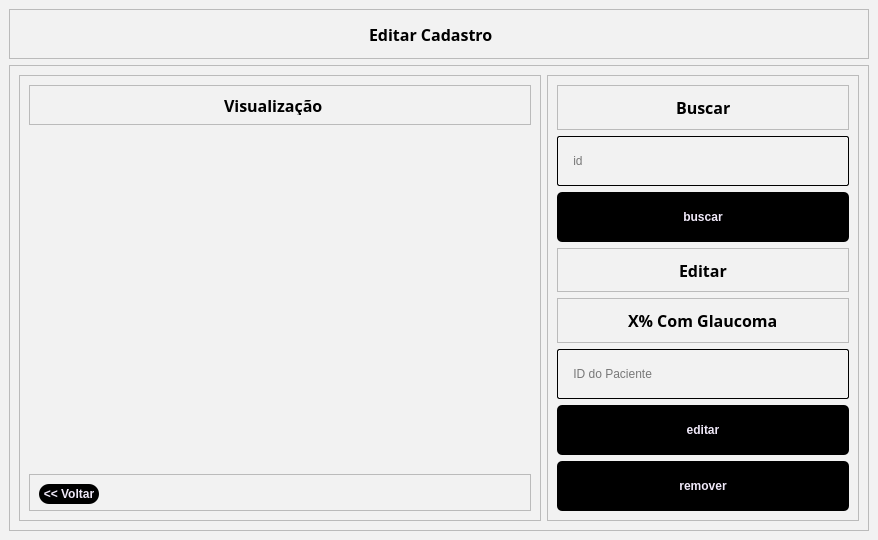
<?xml version="1.0" encoding="UTF-8"?>
<ui version="4.0">
 <class>MainWindow</class>
 <widget class="QMainWindow" name="MainWindow">
  <property name="geometry">
   <rect>
    <x>0</x>
    <y>0</y>
    <width>878</width>
    <height>540</height>
   </rect>
  </property>
  <property name="windowTitle">
   <string>MainWindow</string>
  </property>
  <property name="styleSheet">
   <string notr="true">background-color: rgb(242, 242, 242)</string>
  </property>
  <widget class="QWidget" name="centralwidget">
   <layout class="QVBoxLayout" name="verticalLayout_2">
    <item>
     <widget class="QFrame" name="frame_8">
      <property name="minimumSize">
       <size>
        <width>0</width>
        <height>50</height>
       </size>
      </property>
      <property name="frameShape">
       <enum>QFrame::StyledPanel</enum>
      </property>
      <property name="frameShadow">
       <enum>QFrame::Raised</enum>
      </property>
      <layout class="QHBoxLayout" name="horizontalLayout_5">
       <item>
        <spacer name="horizontalSpacer_7">
         <property name="orientation">
          <enum>Qt::Horizontal</enum>
         </property>
         <property name="sizeHint" stdset="0">
          <size>
           <width>349</width>
           <height>20</height>
          </size>
         </property>
        </spacer>
       </item>
       <item>
        <widget class="QLabel" name="label_5">
         <property name="minimumSize">
          <size>
           <width>140</width>
           <height>0</height>
          </size>
         </property>
         <property name="maximumSize">
          <size>
           <width>125</width>
           <height>16777215</height>
          </size>
         </property>
         <property name="font">
          <font>
           <family>Noto Sans Georgian</family>
           <pointsize>12</pointsize>
           <weight>75</weight>
           <bold>true</bold>
          </font>
         </property>
         <property name="styleSheet">
          <string notr="true">QLabel{
text-align: center;
}</string>
         </property>
         <property name="text">
          <string>Editar Cadastro</string>
         </property>
        </widget>
       </item>
       <item>
        <spacer name="horizontalSpacer_8">
         <property name="orientation">
          <enum>Qt::Horizontal</enum>
         </property>
         <property name="sizeHint" stdset="0">
          <size>
           <width>348</width>
           <height>20</height>
          </size>
         </property>
        </spacer>
       </item>
      </layout>
     </widget>
    </item>
    <item>
     <widget class="QFrame" name="frame_7">
      <property name="frameShape">
       <enum>QFrame::StyledPanel</enum>
      </property>
      <property name="frameShadow">
       <enum>QFrame::Raised</enum>
      </property>
      <layout class="QHBoxLayout" name="horizontalLayout">
       <item>
        <widget class="QFrame" name="frame_2">
         <property name="frameShape">
          <enum>QFrame::StyledPanel</enum>
         </property>
         <property name="frameShadow">
          <enum>QFrame::Raised</enum>
         </property>
         <layout class="QVBoxLayout" name="verticalLayout_3">
          <item>
           <widget class="QFrame" name="frame_6">
            <property name="minimumSize">
             <size>
              <width>20</width>
              <height>40</height>
             </size>
            </property>
            <property name="frameShape">
             <enum>QFrame::StyledPanel</enum>
            </property>
            <property name="frameShadow">
             <enum>QFrame::Raised</enum>
            </property>
            <layout class="QHBoxLayout" name="horizontalLayout_6">
             <item>
              <widget class="QLabel" name="label_6">
               <property name="minimumSize">
                <size>
                 <width>111</width>
                 <height>0</height>
                </size>
               </property>
               <property name="maximumSize">
                <size>
                 <width>109</width>
                 <height>16777215</height>
                </size>
               </property>
               <property name="font">
                <font>
                 <family>Noto Sans Georgian</family>
                 <pointsize>12</pointsize>
                 <weight>75</weight>
                 <bold>true</bold>
                </font>
               </property>
               <property name="styleSheet">
                <string notr="true">QLabel{
text-align: center;
}</string>
               </property>
               <property name="text">
                <string>Visualização</string>
               </property>
              </widget>
             </item>
            </layout>
           </widget>
          </item>
          <item>
           <spacer name="verticalSpacer_4">
            <property name="orientation">
             <enum>Qt::Vertical</enum>
            </property>
            <property name="sizeHint" stdset="0">
             <size>
              <width>20</width>
              <height>40</height>
             </size>
            </property>
           </spacer>
          </item>
          <item>
           <widget class="QLabel" name="display_camera">
            <property name="minimumSize">
             <size>
              <width>502</width>
              <height>300</height>
             </size>
            </property>
            <property name="maximumSize">
             <size>
              <width>16777215</width>
              <height>16777215</height>
             </size>
            </property>
            <property name="text">
             <string/>
            </property>
            <property name="pixmap">
             <pixmap>../../imagens/Frame 1.png</pixmap>
            </property>
           </widget>
          </item>
          <item>
           <widget class="QFrame" name="frame_5">
            <property name="minimumSize">
             <size>
              <width>0</width>
              <height>30</height>
             </size>
            </property>
            <property name="frameShape">
             <enum>QFrame::StyledPanel</enum>
            </property>
            <property name="frameShadow">
             <enum>QFrame::Raised</enum>
            </property>
            <layout class="QHBoxLayout" name="horizontalLayout_3">
             <item>
              <widget class="QPushButton" name="edita_pushButton_voltar">
               <property name="minimumSize">
                <size>
                 <width>60</width>
                 <height>20</height>
                </size>
               </property>
               <property name="maximumSize">
                <size>
                 <width>60</width>
                 <height>20</height>
                </size>
               </property>
               <property name="font">
                <font>
                 <weight>75</weight>
                 <bold>true</bold>
                </font>
               </property>
               <property name="cursor">
                <cursorShape>PointingHandCursor</cursorShape>
               </property>
               <property name="styleSheet">
                <string notr="true">QPushButton{
	border-radius: 10px;
	border-image: url(:/Close_Image/cil-x.png);
	background-position: center;
		
	color: rgb(240, 233, 249);
	background-color: rgb(0, 0, 0);
	
}
QPushButton:hover{
	
	
	background-color: rgb(42, 42, 42);
	color: rgb(240, 233, 249);
}
QPushButton:pressed{
	background-color: rgb(35, 35, 35);
	color: rgb(200, 200, 200);
}

</string>
               </property>
               <property name="text">
                <string>&lt;&lt; Voltar</string>
               </property>
              </widget>
             </item>
             <item>
              <spacer name="horizontalSpacer_3">
               <property name="orientation">
                <enum>Qt::Horizontal</enum>
               </property>
               <property name="sizeHint" stdset="0">
                <size>
                 <width>40</width>
                 <height>20</height>
                </size>
               </property>
              </spacer>
             </item>
            </layout>
           </widget>
          </item>
         </layout>
        </widget>
       </item>
       <item>
        <widget class="QFrame" name="frame">
         <property name="minimumSize">
          <size>
           <width>300</width>
           <height>0</height>
          </size>
         </property>
         <property name="frameShape">
          <enum>QFrame::StyledPanel</enum>
         </property>
         <property name="frameShadow">
          <enum>QFrame::Raised</enum>
         </property>
         <layout class="QVBoxLayout" name="verticalLayout">
          <item>
           <widget class="QFrame" name="frame_3">
            <property name="frameShape">
             <enum>QFrame::StyledPanel</enum>
            </property>
            <property name="frameShadow">
             <enum>QFrame::Raised</enum>
            </property>
            <layout class="QHBoxLayout" name="horizontalLayout_2">
             <item>
              <spacer name="horizontalSpacer">
               <property name="orientation">
                <enum>Qt::Horizontal</enum>
               </property>
               <property name="sizeHint" stdset="0">
                <size>
                 <width>40</width>
                 <height>20</height>
                </size>
               </property>
              </spacer>
             </item>
             <item>
              <widget class="QLabel" name="label_3">
               <property name="minimumSize">
                <size>
                 <width>0</width>
                 <height>0</height>
                </size>
               </property>
               <property name="maximumSize">
                <size>
                 <width>100</width>
                 <height>16777215</height>
                </size>
               </property>
               <property name="font">
                <font>
                 <family>Noto Sans Georgian</family>
                 <pointsize>12</pointsize>
                 <weight>75</weight>
                 <bold>true</bold>
                </font>
               </property>
               <property name="styleSheet">
                <string notr="true">QLabel{
text-align: center;
}</string>
               </property>
               <property name="text">
                <string>Buscar</string>
               </property>
              </widget>
             </item>
             <item>
              <spacer name="horizontalSpacer_2">
               <property name="orientation">
                <enum>Qt::Horizontal</enum>
               </property>
               <property name="sizeHint" stdset="0">
                <size>
                 <width>40</width>
                 <height>20</height>
                </size>
               </property>
              </spacer>
             </item>
            </layout>
           </widget>
          </item>
          <item>
           <widget class="QLineEdit" name="login_lineEdit_cpf_3">
            <property name="minimumSize">
             <size>
              <width>0</width>
              <height>50</height>
             </size>
            </property>
            <property name="maximumSize">
             <size>
              <width>16777215</width>
              <height>16777215</height>
             </size>
            </property>
            <property name="styleSheet">
             <string notr="true">border-width: 1px;
border-color: black;
border-style: solid;
display: inline-block;
border-radius: 2px;</string>
            </property>
            <property name="inputMask">
             <string/>
            </property>
            <property name="text">
             <string/>
            </property>
            <property name="placeholderText">
             <string>    id</string>
            </property>
           </widget>
          </item>
          <item>
           <widget class="QPushButton" name="editar_pushButton_buscar">
            <property name="minimumSize">
             <size>
              <width>0</width>
              <height>50</height>
             </size>
            </property>
            <property name="maximumSize">
             <size>
              <width>16777215</width>
              <height>16777215</height>
             </size>
            </property>
            <property name="font">
             <font>
              <weight>75</weight>
              <bold>true</bold>
             </font>
            </property>
            <property name="cursor">
             <cursorShape>PointingHandCursor</cursorShape>
            </property>
            <property name="styleSheet">
             <string notr="true">QPushButton{
	border-radius: 5px;
	border-image: url(:/Close_Image/cil-x.png);
	background-position: center;
		
	color: rgb(240, 233, 249);
	background-color: rgb(0, 0, 0);
	
}
QPushButton:hover{
	
	
	background-color: rgb(42, 42, 42);
	color: rgb(240, 233, 249);
}
QPushButton:pressed{
	background-color: rgb(35, 35, 35);
	color: rgb(200, 200, 200);
}

</string>
            </property>
            <property name="text">
             <string>buscar</string>
            </property>
           </widget>
          </item>
          <item>
           <widget class="QFrame" name="frame_4">
            <property name="frameShape">
             <enum>QFrame::StyledPanel</enum>
            </property>
            <property name="frameShadow">
             <enum>QFrame::Raised</enum>
            </property>
            <layout class="QHBoxLayout" name="horizontalLayout_4">
             <item>
              <spacer name="horizontalSpacer_5">
               <property name="orientation">
                <enum>Qt::Horizontal</enum>
               </property>
               <property name="sizeHint" stdset="0">
                <size>
                 <width>40</width>
                 <height>20</height>
                </size>
               </property>
              </spacer>
             </item>
             <item>
              <widget class="QLabel" name="label_4">
               <property name="minimumSize">
                <size>
                 <width>0</width>
                 <height>0</height>
                </size>
               </property>
               <property name="maximumSize">
                <size>
                 <width>100</width>
                 <height>16777215</height>
                </size>
               </property>
               <property name="font">
                <font>
                 <family>Noto Sans Georgian</family>
                 <pointsize>12</pointsize>
                 <weight>75</weight>
                 <bold>true</bold>
                </font>
               </property>
               <property name="styleSheet">
                <string notr="true">QLabel{
text-align: center;
}</string>
               </property>
               <property name="text">
                <string>Editar</string>
               </property>
              </widget>
             </item>
             <item>
              <spacer name="horizontalSpacer_6">
               <property name="orientation">
                <enum>Qt::Horizontal</enum>
               </property>
               <property name="sizeHint" stdset="0">
                <size>
                 <width>40</width>
                 <height>20</height>
                </size>
               </property>
              </spacer>
             </item>
            </layout>
           </widget>
          </item>
          <item>
           <widget class="QFrame" name="frame_9">
            <property name="frameShape">
             <enum>QFrame::StyledPanel</enum>
            </property>
            <property name="frameShadow">
             <enum>QFrame::Raised</enum>
            </property>
            <layout class="QHBoxLayout" name="horizontalLayout_7">
             <item>
              <spacer name="horizontalSpacer_4">
               <property name="orientation">
                <enum>Qt::Horizontal</enum>
               </property>
               <property name="sizeHint" stdset="0">
                <size>
                 <width>40</width>
                 <height>20</height>
                </size>
               </property>
              </spacer>
             </item>
             <item>
              <widget class="QLabel" name="label_7">
               <property name="minimumSize">
                <size>
                 <width>13</width>
                 <height>0</height>
                </size>
               </property>
               <property name="maximumSize">
                <size>
                 <width>167</width>
                 <height>16777215</height>
                </size>
               </property>
               <property name="font">
                <font>
                 <family>Noto Sans Georgian</family>
                 <pointsize>12</pointsize>
                 <weight>75</weight>
                 <bold>true</bold>
                </font>
               </property>
               <property name="styleSheet">
                <string notr="true">QLabel{
text-align: center;
}</string>
               </property>
               <property name="text">
                <string>X% Com Glaucoma</string>
               </property>
              </widget>
             </item>
             <item>
              <spacer name="horizontalSpacer_9">
               <property name="orientation">
                <enum>Qt::Horizontal</enum>
               </property>
               <property name="sizeHint" stdset="0">
                <size>
                 <width>40</width>
                 <height>20</height>
                </size>
               </property>
              </spacer>
             </item>
            </layout>
           </widget>
          </item>
          <item>
           <widget class="QLineEdit" name="login_lineEdit_cpf_5">
            <property name="minimumSize">
             <size>
              <width>0</width>
              <height>50</height>
             </size>
            </property>
            <property name="maximumSize">
             <size>
              <width>16777215</width>
              <height>16777215</height>
             </size>
            </property>
            <property name="styleSheet">
             <string notr="true">border-width: 1px;
border-color: black;
border-style: solid;
display: inline-block;
border-radius: 2px;</string>
            </property>
            <property name="inputMask">
             <string/>
            </property>
            <property name="text">
             <string/>
            </property>
            <property name="placeholderText">
             <string>    ID do Paciente</string>
            </property>
           </widget>
          </item>
          <item>
           <widget class="QPushButton" name="edita_pushButton_editar">
            <property name="minimumSize">
             <size>
              <width>0</width>
              <height>50</height>
             </size>
            </property>
            <property name="maximumSize">
             <size>
              <width>16777215</width>
              <height>16777215</height>
             </size>
            </property>
            <property name="font">
             <font>
              <weight>75</weight>
              <bold>true</bold>
             </font>
            </property>
            <property name="cursor">
             <cursorShape>PointingHandCursor</cursorShape>
            </property>
            <property name="styleSheet">
             <string notr="true">QPushButton{
	border-radius: 5px;
	border-image: url(:/Close_Image/cil-x.png);
	background-position: center;
		
	color: rgb(240, 233, 249);
	background-color: rgb(0, 0, 0);
	
}
QPushButton:hover{
	
	
	background-color: rgb(42, 42, 42);
	color: rgb(240, 233, 249);
}
QPushButton:pressed{
	background-color: rgb(35, 35, 35);
	color: rgb(200, 200, 200);
}

</string>
            </property>
            <property name="text">
             <string>editar</string>
            </property>
           </widget>
          </item>
          <item>
           <widget class="QPushButton" name="edita_pushButton_remover">
            <property name="minimumSize">
             <size>
              <width>0</width>
              <height>50</height>
             </size>
            </property>
            <property name="maximumSize">
             <size>
              <width>16777215</width>
              <height>16777215</height>
             </size>
            </property>
            <property name="font">
             <font>
              <weight>75</weight>
              <bold>true</bold>
             </font>
            </property>
            <property name="cursor">
             <cursorShape>PointingHandCursor</cursorShape>
            </property>
            <property name="styleSheet">
             <string notr="true">QPushButton{
	border-radius: 5px;
	border-image: url(:/Close_Image/cil-x.png);
	background-position: center;
		
	color: rgb(240, 233, 249);
	background-color: rgb(0, 0, 0);
	
}
QPushButton:hover{
	
	
	background-color: rgb(42, 42, 42);
	color: rgb(240, 233, 249);
}
QPushButton:pressed{
	background-color: rgb(35, 35, 35);
	color: rgb(200, 200, 200);
}

</string>
            </property>
            <property name="text">
             <string>remover</string>
            </property>
           </widget>
          </item>
         </layout>
        </widget>
       </item>
      </layout>
     </widget>
    </item>
   </layout>
  </widget>
 </widget>
 <resources/>
 <connections/>
</ui>
